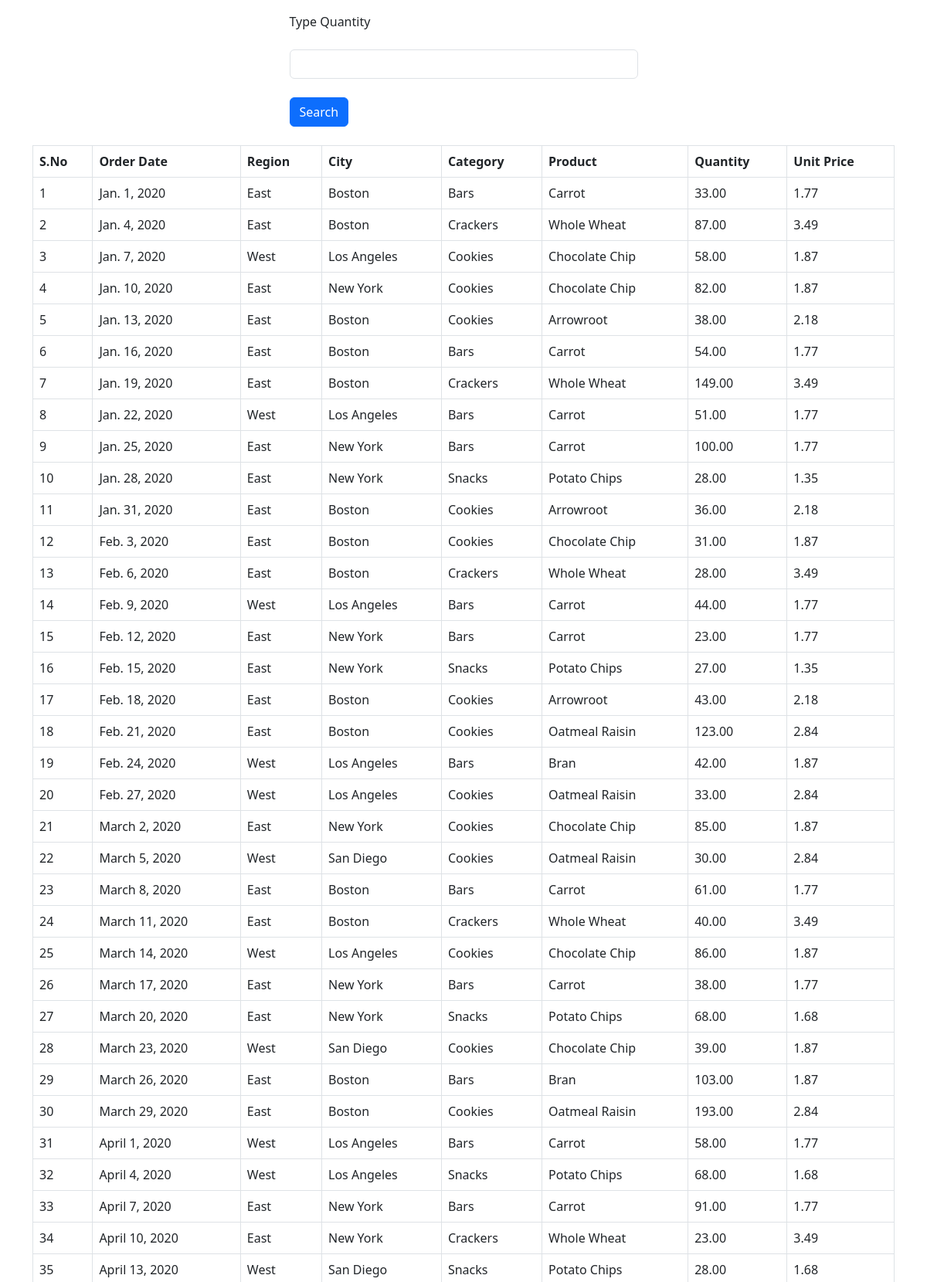
The page / (upper part) on the database its author committed.
### my_app/models.py (models this page shows, shortened)
class product_table(models.Model):
    order_date = models.DateField(help_text='Order Date')
    region = models.CharField(max_length=50,help_text='Region')
    city = models.CharField(max_length=50,help_text='City')
    category = models.CharField(max_length=50,help_text='Category')
    product = models.CharField(max_length=50,help_text='Product')
    quantity = models.DecimalField(decimal_places=2,max_digits=18,help_text='Quantity')
    unit_price = models.DecimalField(decimal_places=2,max_digits=18,help_text='Unit Price')

### my_app/views.py (the view)
# urls.py: path('', views.retrieve),
def retrieve(request):
    if request.method=='POST':
        qty = Decimal(request.POST.get('quantity',''))
        Context={
            'datas':product_table.objects.filter(quantity__lte=qty)
        }
        return render(request,"retrieve.html",Context)
    elif request.method=='GET':
        Context={
            'datas':product_table.objects.all()
        }
        return render(request,"retrieve.html",Context)

### templates/retrieve.html (shortened to what this page needs)
{%  extends 'layout.html' %}
{% block body %}
    <div class='row'>
        <div class='col-5 mx-auto'>
            <form method='post' action="{% url 'retrieve_url' %}">
                <div class='form-group'>
                    <label>Type Quantity</label><br><br>
                    <input type='text' class='form-control' name='quantity' required>
                </div>
                <br>
                <input type='submit' value='Search' class='btn btn-primary'>
            </form>
        </div>
    </div>
    <br>
    <table class='table table-bordered'>
        <thead>
            <th>S.No</td>
            <th>Order Date</td>
            <th>Region</td>
            <th>City</td>
            <th>Category</td>
            <th>Product</td>
            <th>Quantity</td>
            <th>Unit Price</td>
        </thead>
        <tbody>
            {% for row in datas %}
                <tr>
                    <td>{{row.id}}</td>
                    <td>{{row.order_date}}</td>
                    <td>{{row.region}}</td>
                    <td>{{row.city}}</td>
                    <td>{{row.category}}</td>
                    <td>{{row.product}}</td>
                    <td>{{row.quantity}}</td>
                    <td>{{row.unit_price}}</td>
                </tr>
            {% endfor %}
        </tbody>
    </table>
{% endblock %}

### templates/layout.html (shortened to what this page needs)
<!doctype html>
<html lang="en">
    <head>
        <link href="https://cdn.jsdelivr.net/npm/bootstrap@5.3.0-alpha1/dist/css/bootstrap.min.css" rel="stylesheet">
        <link rel="stylesheet" href="https://cdnjs.cloudflare.com/ajax/libs/font-awesome/6.3.0/css/all.min.css" />
    </head>
    <body>
    <div class="container pt-3">
        {% block body %}
        {% endblock %}
    </div>
  </body>
</html>

### rows shown on the page
product_table: id "1", order_date "Jan. 1, 2020", region "East", city "Boston", category "Bars", product "Carrot", quantity "33.00", unit_price "1.77"
product_table: id "2", order_date "Jan. 4, 2020", region "East", city "Boston", category "Crackers", product "Whole Wheat", quantity "87.00", unit_price "3.49"
product_table: id "3", order_date "Jan. 7, 2020", region "West", city "Los Angeles", category "Cookies", product "Chocolate Chip", quantity "58.00", unit_price "1.87"
product_table: id "4", order_date "Jan. 10, 2020", region "East", city "New York", category "Cookies", product "Chocolate Chip", quantity "82.00", unit_price "1.87"
product_table: id "5", order_date "Jan. 13, 2020", region "East", city "Boston", category "Cookies", product "Arrowroot", quantity "38.00", unit_price "2.18"
product_table: id "6", order_date "Jan. 16, 2020", region "East", city "Boston", category "Bars", product "Carrot", quantity "54.00", unit_price "1.77"
product_table: id "7", order_date "Jan. 19, 2020", region "East", city "Boston", category "Crackers", product "Whole Wheat", quantity "149.00", unit_price "3.49"
product_table: id "8", order_date "Jan. 22, 2020", region "West", city "Los Angeles", category "Bars", product "Carrot", quantity "51.00", unit_price "1.77"
product_table: id "9", order_date "Jan. 25, 2020", region "East", city "New York", category "Bars", product "Carrot", quantity "100.00", unit_price "1.77"
product_table: id "10", order_date "Jan. 28, 2020", region "East", city "New York", category "Snacks", product "Potato Chips", quantity "28.00", unit_price "1.35"
product_table: id "11", order_date "Jan. 31, 2020", region "East", city "Boston", category "Cookies", product "Arrowroot", quantity "36.00", unit_price "2.18"
product_table: id "12", order_date "Feb. 3, 2020", region "East", city "Boston", category "Cookies", product "Chocolate Chip", quantity "31.00", unit_price "1.87"
product_table: id "13", order_date "Feb. 6, 2020", region "East", city "Boston", category "Crackers", product "Whole Wheat", quantity "28.00", unit_price "3.49"
product_table: id "14", order_date "Feb. 9, 2020", region "West", city "Los Angeles", category "Bars", product "Carrot", quantity "44.00", unit_price "1.77"
product_table: id "15", order_date "Feb. 12, 2020", region "East", city "New York", category "Bars", product "Carrot", quantity "23.00", unit_price "1.77"
product_table: id "16", order_date "Feb. 15, 2020", region "East", city "New York", category "Snacks", product "Potato Chips", quantity "27.00", unit_price "1.35"
product_table: id "17", order_date "Feb. 18, 2020", region "East", city "Boston", category "Cookies", product "Arrowroot", quantity "43.00", unit_price "2.18"
product_table: id "18", order_date "Feb. 21, 2020", region "East", city "Boston", category "Cookies", product "Oatmeal Raisin", quantity "123.00", unit_price "2.84"
product_table: id "19", order_date "Feb. 24, 2020", region "West", city "Los Angeles", category "Bars", product "Bran", quantity "42.00", unit_price "1.87"
product_table: id "20", order_date "Feb. 27, 2020", region "West", city "Los Angeles", category "Cookies", product "Oatmeal Raisin", quantity "33.00", unit_price "2.84"
product_table: id "21", order_date "March 2, 2020", region "East", city "New York", category "Cookies", product "Chocolate Chip", quantity "85.00", unit_price "1.87"
product_table: id "22", order_date "March 5, 2020", region "West", city "San Diego", category "Cookies", product "Oatmeal Raisin", quantity "30.00", unit_price "2.84"
product_table: id "23", order_date "March 8, 2020", region "East", city "Boston", category "Bars", product "Carrot", quantity "61.00", unit_price "1.77"
product_table: id "24", order_date "March 11, 2020", region "East", city "Boston", category "Crackers", product "Whole Wheat", quantity "40.00", unit_price "3.49"
product_table: id "25", order_date "March 14, 2020", region "West", city "Los Angeles", category "Cookies", product "Chocolate Chip", quantity "86.00", unit_price "1.87"
product_table: id "26", order_date "March 17, 2020", region "East", city "New York", category "Bars", product "Carrot", quantity "38.00", unit_price "1.77"
product_table: id "27", order_date "March 20, 2020", region "East", city "New York", category "Snacks", product "Potato Chips", quantity "68.00", unit_price "1.68"
product_table: id "28", order_date "March 23, 2020", region "West", city "San Diego", category "Cookies", product "Chocolate Chip", quantity "39.00", unit_price "1.87"
product_table: id "29", order_date "March 26, 2020", region "East", city "Boston", category "Bars", product "Bran", quantity "103.00", unit_price "1.87"
product_table: id "30", order_date "March 29, 2020", region "East", city "Boston", category "Cookies", product "Oatmeal Raisin", quantity "193.00", unit_price "2.84"
product_table: id "31", order_date "April 1, 2020", region "West", city "Los Angeles", category "Bars", product "Carrot", quantity "58.00", unit_price "1.77"
product_table: id "32", order_date "April 4, 2020", region "West", city "Los Angeles", category "Snacks", product "Potato Chips", quantity "68.00", unit_price "1.68"
product_table: id "33", order_date "April 7, 2020", region "East", city "New York", category "Bars", product "Carrot", quantity "91.00", unit_price "1.77"
product_table: id "34", order_date "April 10, 2020", region "East", city "New York", category "Crackers", product "Whole Wheat", quantity "23.00", unit_price "3.49"
product_table: id "35", order_date "April 13, 2020", region "West", city "San Diego", category "Snacks", product "Potato Chips", quantity "28.00", unit_price "1.68"
